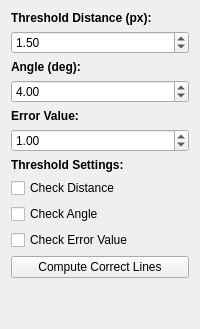
        <widget class="QWidget" name="tab_03_test">
         <attribute name="title">
          <string>CLData</string>
         </attribute>
         <layout class="QHBoxLayout" name="horizontalLayout_3">
          <item>
           <layout class="QVBoxLayout" name="test_page">
            <item>
             <widget class="QLabel" name="label_threshold">
              <property name="sizePolicy">
               <sizepolicy hsizetype="Fixed" vsizetype="Fixed">
                <horstretch>0</horstretch>
                <verstretch>0</verstretch>
               </sizepolicy>
              </property>
              <property name="font">
               <font>
                <family>Arial</family>
                <weight>75</weight>
                <bold>true</bold>
               </font>
              </property>
              <property name="text">
               <string>Threshold Distance (px):</string>
              </property>
             </widget>
            </item>
            <item>
             <widget class="QDoubleSpinBox" name="dsb_distance_threshold">
              <property name="maximum">
               <double>500000.000000000000000</double>
              </property>
              <property name="singleStep">
               <double>0.500000000000000</double>
              </property>
              <property name="value">
               <double>1.500000000000000</double>
              </property>
             </widget>
            </item>
            <item>
             <layout class="QVBoxLayout" name="layout_angle">
              <item>
               <widget class="QLabel" name="label_angle">
                <property name="sizePolicy">
                 <sizepolicy hsizetype="Fixed" vsizetype="Fixed">
                  <horstretch>0</horstretch>
                  <verstretch>0</verstretch>
                 </sizepolicy>
                </property>
                <property name="font">
                 <font>
                  <family>Arial</family>
                  <weight>75</weight>
                  <bold>true</bold>
                 </font>
                </property>
                <property name="text">
                 <string>Angle (deg):</string>
                </property>
               </widget>
              </item>
              <item>
               <widget class="QDoubleSpinBox" name="dsb_angle_threshold">
                <property name="maximum">
                 <double>180.000000000000000</double>
                </property>
                <property name="singleStep">
                 <double>0.500000000000000</double>
                </property>
                <property name="value">
                 <double>4.000000000000000</double>
                </property>
               </widget>
              </item>
              <item>
               <layout class="QVBoxLayout" name="layout_error">
                <item>
                 <layout class="QVBoxLayout" name="layout_inner_error">
                  <item>
                   <widget class="QLabel" name="label_error">
                    <property name="font">
                     <font>
                      <family>Arial</family>
                      <weight>75</weight>
                      <bold>true</bold>
                     </font>
                    </property>
                    <property name="text">
                     <string>Error Value:</string>
                    </property>
                   </widget>
                  </item>
                  <item>
                   <widget class="QDoubleSpinBox" name="dsb_error_threshold">
                    <property name="maximum">
                     <double>500000.000000000000000</double>
                    </property>
                    <property name="singleStep">
                     <double>0.100000000000000</double>
                    </property>
                    <property name="value">
                     <double>1.000000000000000</double>
                    </property>
                   </widget>
                  </item>
                 </layout>
                </item>
                <item>
                 <layout class="QVBoxLayout" name="layout_threshold_settings">
                  <item>
                   <widget class="QLabel" name="label_threshold_settings">
                    <property name="font">
                     <font>
                      <family>Arial</family>
                      <weight>75</weight>
                      <bold>true</bold>
                     </font>
                    </property>
                    <property name="text">
                     <string>Threshold Settings:</string>
                    </property>
                   </widget>
                  </item>
                  <item>
                   <widget class="QCheckBox" name="cb_check_distance">
                    <property name="font">
                     <font>
                      <family>Ubuntu</family>
                     </font>
                    </property>
                    <property name="text">
                     <string>Check Distance</string>
                    </property>
                   </widget>
                  </item>
                  <item>
                   <widget class="QCheckBox" name="cb_check_angle">
                    <property name="font">
                     <font>
                      <family>Ubuntu</family>
                     </font>
                    </property>
                    <property name="text">
                     <string>Check Angle</string>
                    </property>
                   </widget>
                  </item>
                  <item>
                   <widget class="QCheckBox" name="cb_check_error_value">
                    <property name="font">
                     <font>
                      <family>Ubuntu</family>
                     </font>
                    </property>
                    <property name="text">
                     <string>Check Error Value</string>
                    </property>
                   </widget>
                  </item>
                  <item>
                   <widget class="QPushButton" name="pb_compute_clines">
                    <property name="text">
                     <string>Compute Correct Lines</string>
                    </property>
                   </widget>
                  </item>
                  <item>
                   <spacer name="spacer_test_page">
                    <property name="orientation">
                     <enum>Qt::Vertical</enum>
                    </property>
                    <property name="sizeHint" stdset="0">
                     <size>
                      <width>20</width>
                      <height>40</height>
                     </size>
                    </property>
                   </spacer>
                  </item>
                 </layout>
                </item>
               </layout>
              </item>
             </layout>
            </item>
           </layout>
          </item>
         </layout>
        </widget>
